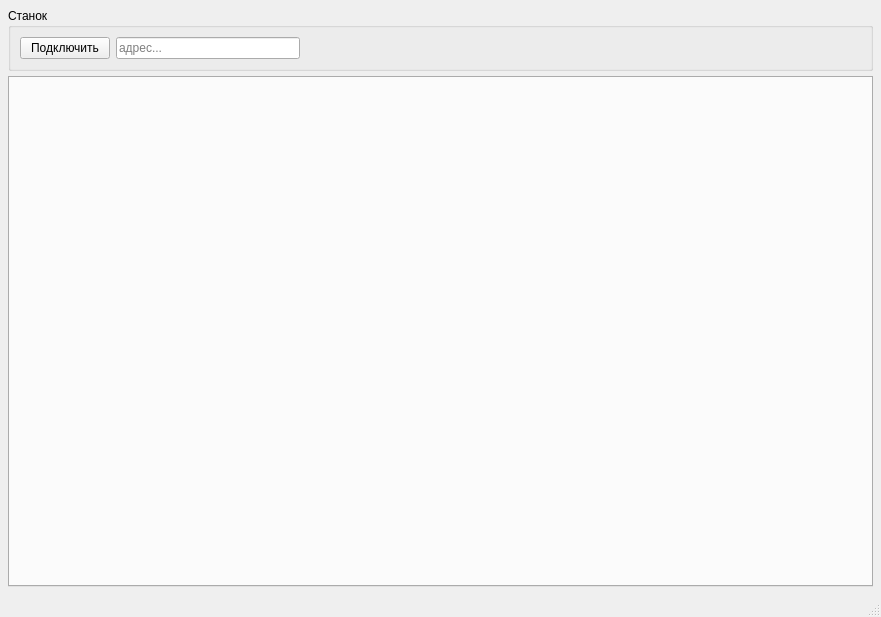
<?xml version="1.0" encoding="UTF-8"?>
<ui version="4.0">
 <class>MainWindow</class>
 <widget class="QMainWindow" name="MainWindow">
  <property name="geometry">
   <rect>
    <x>0</x>
    <y>0</y>
    <width>881</width>
    <height>617</height>
   </rect>
  </property>
  <property name="windowTitle">
   <string>Резка плат</string>
  </property>
  <widget class="QWidget" name="centralwidget">
   <layout class="QVBoxLayout" name="verticalLayout">
    <property name="spacing">
     <number>5</number>
    </property>
    <property name="leftMargin">
     <number>8</number>
    </property>
    <property name="topMargin">
     <number>8</number>
    </property>
    <property name="rightMargin">
     <number>8</number>
    </property>
    <property name="bottomMargin">
     <number>8</number>
    </property>
    <item>
     <widget class="QGroupBox" name="grpConnect">
      <property name="title">
       <string>Станок</string>
      </property>
      <layout class="QHBoxLayout" name="horizontalLayout_2" stretch="1,2">
       <item>
        <layout class="QHBoxLayout" name="horizontalLayout">
         <item>
          <widget class="QPushButton" name="btnConnect">
           <property name="minimumSize">
            <size>
             <width>90</width>
             <height>0</height>
            </size>
           </property>
           <property name="text">
            <string>Подключить</string>
           </property>
          </widget>
         </item>
         <item>
          <widget class="QLineEdit" name="editAddress">
           <property name="placeholderText">
            <string>адрес...</string>
           </property>
          </widget>
         </item>
        </layout>
       </item>
       <item>
        <spacer name="horizontalSpacer">
         <property name="orientation">
          <enum>Qt::Horizontal</enum>
         </property>
         <property name="sizeHint" stdset="0">
          <size>
           <width>556</width>
           <height>20</height>
          </size>
         </property>
        </spacer>
       </item>
      </layout>
     </widget>
    </item>
    <item>
     <widget class="QTabWidget" name="tabMain">
      <property name="currentIndex">
       <number>-1</number>
      </property>
     </widget>
    </item>
   </layout>
  </widget>
  <widget class="QMenuBar" name="menubar">
   <property name="geometry">
    <rect>
     <x>0</x>
     <y>0</y>
     <width>881</width>
     <height>22</height>
    </rect>
   </property>
  </widget>
  <widget class="QStatusBar" name="statusbar"/>
 </widget>
 <resources/>
 <connections/>
</ui>
